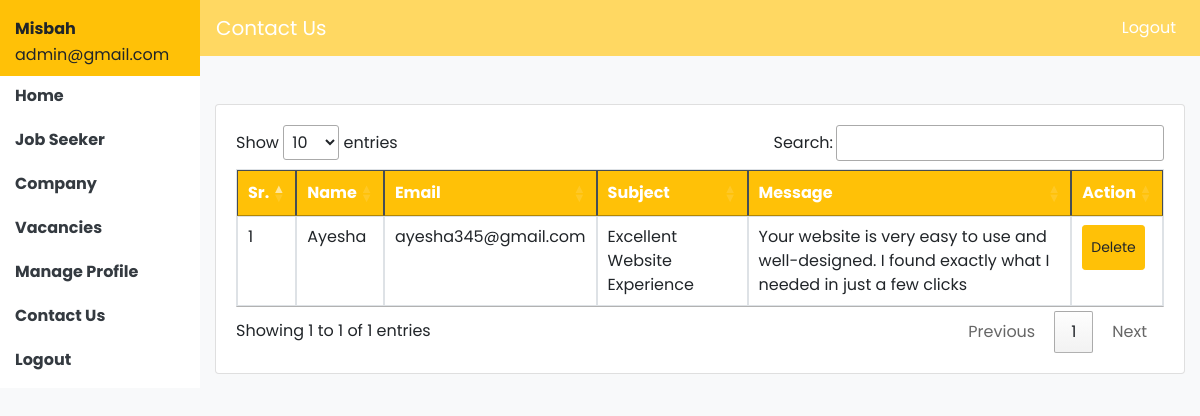
The page /admin/contact.php (signed in) on the database its author committed.
### tables this page shows
CREATE TABLE `contact` (
  `id` int(11) NOT NULL,
  `name` varchar(80) NOT NULL,
  `email` varchar(80) NOT NULL,
  `subject` varchar(80) NOT NULL,
  `message` text NOT NULL
);

### admin/session.php (called while the page is built, shortened)
<?php
include_once "../dbc.php";
$sql="select * from admin where email='".$_SESSION['admin']."'";
$result=mysqli_query($con,$sql);
$admin=mysqli_fetch_array($result);
?>

### admin/contact.php (the view, shortened to what this page needs)
<?php
include_once "session.php";
include_once "header.php";
?>
<div class="container-fluid">
<div class="row">
<div class="col-md-2">
<?php
include_once "sidebar.php";
?>
</div>
<div class="col-md-10">
<nav class="row navbar navbar-expand-lg navbar-dark" style="background-color: #FFD862;">
  <a class="navbar-brand" href="home.php">Contact Us</a>
  <div class="collapse navbar-collapse" id="navbarSupportedContent">
    <ul class="navbar-nav ml-auto">
      <li class="nav-item active">
        <a class="nav-link" href="logout.php">Logout <span class="sr-only">(current)</span></a>
      </li>
    </ul>
  </div>
</nav>
<div class="card mt-5">
<div class="card-body">
<table class="table table-bordered mt-4" id="myTable">
<thead class="table-dark bg-warning">
<tr>
<th>Sr.</th>
<th>Name</th>
<th>Email</th>
<th>Subject</th>
<th>Message</th>
<th>Action</th>
</tr>
</thead>
<tbody>
<?php
$i=1;
$sql="select * from contact";
$result=mysqli_query($con,$sql);
while($row=mysqli_fetch_array($result)){
?>
<tr>
<td><?php echo $i++;?></td>
<td><?php echo $row['name'];?></td>
<td><?php echo $row['email'];?></td>
<td><?php echo $row['subject'];?></td>
<td><?php echo $row['message'];?></td>
<td>
<a href="delete_contact.php?id=<?php echo $row['id'];?>"><button class="btn btn-warning btn-sm">Delete</button></a>
</td>
</tr>
<?php
}
?>
</tbody>
</table>
</div>
</div>
</div>
</div>

### admin/sidebar.php
<div class="row">
<div class="col-md-12 bg-warning">
<p class="pt-4 line-height"><strong><?php echo $admin['name'];?></strong></p>
<p class="line-height"><?php echo $admin['email'];?></p>
</div>
</div>
<div class="row bg-white">
<div class="col-md-12">
<p class="pt-2"><b><a href="home.php" class="text-dark">Home</a></b></p>
<p class="pt-1"><b><a href="job_seeker.php" class="text-dark">Job Seeker</a></b></p>
<p class="pt-1"><b><a href="company.php" class="text-dark">Company</a></b></p>
<p class="pt-1"><b><a href="vacancies.php" class="text-dark">Vacancies</a></b></p>
<p class="pt-1"><b><a href="profile.php" class="text-dark">Manage Profile</a></b></p>
<p class="pt-1"><b><a href="contact.php" class="text-dark">Contact Us</a></b></p>
<p class="pt-1"><b><a href="logout.php" class="text-dark">Logout</a></b></p>
</div>
</div>

### css/style.css (style rules this page uses)
* { font-family: 'Gentium Book Basic', serif; font-family: 'Lora', serif; font-family: 'Nunito', sans-serif; font-family: 'Poppins', sans-serif; }
a { color:black; }
.line-height { line-height:10px; }
.form-inputs, .form-control, .btn { height:45px; }

### rows shown on the page
contact: name "Ayesha", email "ayesha345@gmail.com", subject "Excellent Website Experience", message "Your website is very easy to use and well-designed. I found exactly what I needed in just a few clicks"

### other values the page prints
$admin['name'] "Misbah"
$admin['email'] "admin@gmail.com"
